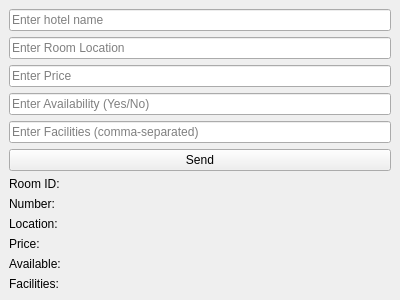
<?xml version="1.0" encoding="UTF-8"?>
<ui version="4.0">
	<class>ClientGUI</class>
	<widget class="QMainWindow" name="ClientGUI">
		<property name="geometry">
			<rect>
				<x>0</x>
				<y>0</y>
				<width>400</width>
				<height>300</height>
			</rect>
		</property>
		<widget class="QWidget" name="centralwidget">
			<layout class="QVBoxLayout" name="verticalLayout">
				<item>
					<widget class="QLineEdit" name="hotelNameInput">
						<property name="placeholderText">
							<string>Enter hotel name</string>
						</property>
					</widget>
				</item>
				<item>
					<widget class="QLineEdit" name="roomLocationInput">
						<property name="placeholderText">
							<string>Enter Room Location</string>
						</property>
					</widget>
				</item>
				<item>
					<widget class="QLineEdit" name="roomPriceInput">
						<property name="placeholderText">
							<string>Enter Price</string>
						</property>
					</widget>
				</item>
				<item>
					<widget class="QLineEdit" name="roomAvailabilityInput">
						<property name="placeholderText">
							<string>Enter Availability (Yes/No)</string>
						</property>
					</widget>
				</item>
				<item>
					<widget class="QLineEdit" name="roomFacilitiesInput">
						<property name="placeholderText">
							<string>Enter Facilities (comma-separated)</string>
						</property>
					</widget>
				</item>
				<item>
					<widget class="QPushButton" name="sendButton">
						<property name="text">
							<string>Send</string>
						</property>
					</widget>
				</item>
				<item>
					<widget class="QLabel" name="room_id_label_">
						<property name="text">
							<string>Room ID:</string>
						</property>
					</widget>
				</item>
				<item>
					<widget class="QLabel" name="room_number_label_">
						<property name="text">
							<string>Number:</string>
						</property>
					</widget>
				</item>
				<item>
					<widget class="QLabel" name="room_location_label">
						<property name="text">
							<string>Location:</string>
						</property>
					</widget>
				</item>
				<item>
					<widget class="QLabel" name="room_price_label">
						<property name="text">
							<string>Price:</string>
						</property>
					</widget>
				</item>
				<item>
					<widget class="QLabel" name="room_availability_label_">
						<property name="text">
							<string>Available:</string>
						</property>
					</widget>
				</item>
				<item>
					<widget class="QLabel" name="room_facilities_label_">
						<property name="text">
							<string>Facilities:</string>
						</property>
					</widget>
				</item>
			</layout>
		</widget>
	</widget>
	<resources />
	<connections />
</ui>
